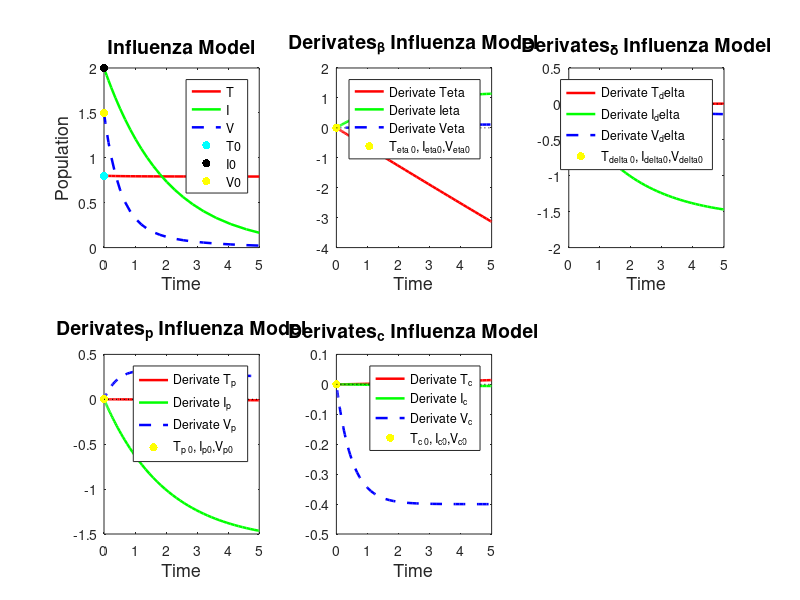

Here is the MATLAB script that generated this plot:
%%%%%%%%%%%%%%%%%%%%%%%%%%%%%%%%%%%
% Final master's degree dissertation
%   MADOBIS 2022/2023
% Study of differential models applied to biological processes
% Laura Alvarez Valle
% laura.av.1999@gmail.com
%%%%%%%%%%%%%%%%%%%%%%%%%%%%%%%%%%%

function Influenza

% We consider the ODES:
%   |T' = -beta*T*V
%   |I' = beta*T*V - delta*I
%   |V' = p*I - c*V

% DERIVATES:

%%% 
% beta:
%
%   |Tb' = -T*V -beta*T_b*V -beta*T*V_b
%   |Ib' = T*V + beta*T_b*V + beta*T*V_b - delta*I_b
%   |Vb' = p*I_b - c*V_b

%%% 
% delta:
%
%   |Td' = -beta*T_d*V -beta*T*V_d
%   |Id' = beta*T_d*V + beta*T*V_d -I - delta*I_d
%   |Vd' = p*I_d - c*V_d

%%%
% p:
%
%   |Tp' = -beta*T_p*V -beta*T*V_p
%   |Ip' = beta*T_p*V + beta*T*V_p - delta*I_p
%   |Vp' = I + p*I_p - c*V_p

%%%
% c:
%
%   |Tc' = -beta*T_c*V -beta*T*V_c
%   |Ic' = beta*T_c*V + beta*T*V_c - delta*I_c
%   |Vc' = p*I_c - V - c*V_c

%% Data
T0 = 0.8;
I0 = 2;
V0 = 1.50;
y0 = [T0; I0; V0];
TT = 5;
beta = 0.01;
delta = 0.5;
p = 0.2;
c = 2;

%% Original ODES

% Equation
f = @(t,y) [-beta*y(1)*y(3);  beta*y(1)*y(3) - delta*y(2);  p*y(2)-c*y(3)];
   
% Resolution
[times,y] = ode23(f,[0,TT],y0);

% Graphics
figure(1)
subplot(2,3,1)
plot(times, y(:,1), 'r-', 'LineWidth', 1.8) % Uninfected target cells
hold on
plot(times, y(:,2), 'g-', 'LineWidth', 1.8) % Productively infected cells
plot(times, y(:,3), 'b--', 'LineWidth', 1.8) % Infectious viral titer
plot(0,T0, 'c.', 'MarkerSize',18)
plot(0,I0, 'k.', 'MarkerSize',18)
plot(0,V0, 'y.', 'MarkerSize',18)
legend("T","I","V","T0","I0", "V0",  "Location","best")
title('Influenza Model','FontSize',14); xlabel('Time','FontSize',13); ylabel('Population','FontSize',13);
hold off

%% SDO BETA
%
y0b = [0;0;0]; %Initial derivate point

% Equation
fb = @(t,z) [-y(1)*y(3)-beta*z(1)*y(3)-beta*y(1)*z(3); ...
    y(1)*y(3)+beta*z(1)*y(3)-beta*y(1)*z(3)-delta*z(2);...
    p*z(2)-c*z(3)];
    
% Resolution
[timesb,yb] = ode45(fb,[0,TT],y0b);

% %Graphics
% 
% figure(2)
subplot(2,3,2)
plot(timesb, yb(:,1),'r-' ,'LineWidth', 1.8)
hold on
plot(timesb, yb(:,2),'g-' ,'LineWidth', 1.8)
plot(timesb, yb(:,3),'b--' ,'LineWidth', 1.8)
plot(0,0, 'y.', 'MarkerSize',18)
plot([0,TT], [0,0], ':k', 'LineWidth', 0.5)
legend("Derivate T_\beta","Derivate I_\beta","Derivate V_\beta","T_{\beta 0}, I_{\beta0},V_{\beta0}",  "Location","best")
title('Derivates_\beta Influenza Model','FontSize',14); xlabel('Time','FontSize',13);
hold off
shg

%% SDO DELTA
%
y0d = [0;0;0]; %Initial derivate point

%Function
fd = @(t,z) [ -beta*z(1)*y(3)-beta*y(1)*z(3);...
             beta*z(1)*y(3)+beta*y(1)*z(3)-y(2)-delta*z(2); ...
             p*z(2) - c*z(3)];

[timesd,yd] = ode45(fd,[0,TT],y0d);

% %Graphics
% 
% figure(3)
subplot(2,3,3)
plot(timesd, yd(:,1),'r-' ,'LineWidth', 1.8)
hold on
plot(timesd, yd(:,2),'g-' ,'LineWidth', 1.8)
plot(timesd, yd(:,3),'b--' ,'LineWidth', 1.8)
plot(0,0, 'y.', 'MarkerSize',18)
plot([0,TT], [0,0], ':k', 'LineWidth', 0.5)
legend("Derivate T_\delta","Derivate I_\delta","Derivate V_\delta","T_{\delta 0}, I_{\delta0},V_{\delta0}",  "Location","best")
title('Derivates_\delta Influenza Model','FontSize',14); xlabel('Time','FontSize',13);
hold off
shg

%% SDO p
%

%Function
fp = @(t,z) [ -beta*z(1)*y(3)-beta*y(1)*z(3);...
             beta*z(1)*y(3)+beta*y(1)*z(3)-y(2)-delta*z(2); ...
             y(2) + p*z(2) - c*z(3)];

[timesp,yp] = ode45(fp,[0,TT],y0d);
% 
% %Graphics
% 
% figure(4)
subplot(2,3,4)
plot(timesp, yp(:,1),'r-' ,'LineWidth', 1.8)
hold on
plot(timesp, yp(:,2),'g-' ,'LineWidth', 1.8)
plot(timesp, yp(:,3),'b--' ,'LineWidth', 1.8)
plot(0,0, 'y.', 'MarkerSize',18)
plot([0,TT], [0,0], ':k', 'LineWidth', 0.5)
legend("Derivate T_p","Derivate I_p","Derivate V_p","T_{p 0}, I_{p0},V_{p0}",  "Location","best")
title('Derivates_p Influenza Model','FontSize',14); xlabel('Time','FontSize',13);
hold off
shg

%% SDO c
%

%Function
fc = @(t,z) [ -beta*z(1)*y(3)-beta*y(1)*z(3);...
             beta*z(1)*y(3)+beta*y(1)*z(3)-delta*z(2); ...
             p*z(2)-y(3)-c*z(3)];

[timesc,yc] = ode45(fc,[0,TT],y0d);

% %Graphics
% 
% figure(5)

subplot(2,3,5)
plot(timesc, yc(:,1),'r-' ,'LineWidth', 1.8)
hold on
plot(timesc, yc(:,2),'g-' ,'LineWidth', 1.8)
plot(timesc, yc(:,3),'b--' ,'LineWidth', 1.8)
plot(0,0, 'y.', 'MarkerSize',18)
plot([0,TT], [0,0], ':k', 'LineWidth', 0.5)
legend("Derivate T_c","Derivate I_c","Derivate V_c","T_{c 0}, I_{c0},V_{c0}",  "Location","best")
title('Derivates_c Influenza Model','FontSize',14); xlabel('Time','FontSize',13);
hold off
shg

%% Interpolation

% Original
T = @(t) interp1(times, y(:,1), t) ;
I = @(t) interp1(times, y(:,2), t) ;
V = @(t) interp1(times, y(:,3), t) ;

% beta
Tb = @(t) interp1(timesb, yb(:,1), t) ;
Ib = @(t) interp1(timesb, yb(:,2), t) ;
Vb = @(t) interp1(timesb, yb(:,3), t) ;

% delta
Td = @(t) interp1(timesd, yd(:,1), t) ;
Id = @(t) interp1(timesd, yd(:,2), t) ;
Vd = @(t) interp1(timesd, yd(:,3), t) ;

% p
Tp = @(t) interp1(timesp, yp(:,1), t) ;
Ip = @(t) interp1(timesp, yp(:,2), t) ;
Vp = @(t) interp1(timesp, yp(:,3), t) ;

% c
Tc = @(t) interp1(timesc, yc(:,1), t) ;
Ic = @(t) interp1(timesc, yc(:,2), t) ;
Vc = @(t) interp1(timesc, yc(:,3), t) ;


%% Sensitivity matrix

t = linspace(0,TT,5);
t = t(2:end); %time-points vector
lent  = length(t);
np = 4; % number of parameters


% T: Uninfected target cells

ST = zeros(lent, np);

for i = 1:lent
    for j = 1:np
        if j == 1
            ST(i,j) = Tb(t(i));
        elseif j == 2
            ST(i,j) = Td(t(i));
        elseif j == 3
            ST(i,j) = Tp(t(i));
        else
            ST(i,j) = Tc(t(i));
        end

    end

end

disp("Uninfected cells sensivity matrix: ")
disp(ST)

% Eigenvalues
A1 = ST'*ST;
[V1,E1] = eig(A1);
disp("ST Eigenvectors Matrix:")
disp(V1) %eigen vector matrix
disp("ST Eigenvalues Matrix:")
disp(E1) %eigen values matrix

% Tuning method
for i = 1:np
    a = norm(ST(:,i));
    fprintf("Column %1.0f norm = %3.7f \n", i, a)
end

%Correlation method
corST = corr(A1);
disp("ST Correlation Matrix:")
disp(corST)

% I: Infected target cells

SI = zeros(lent, np);

for i = 1:lent
    for j = 1:np
        if j == 1
            SI(i,j) = Ib(t(i));
        elseif j == 2
            SI(i,j) = Id(t(i));
        elseif j == 3
            SI(i,j) = Ip(t(i));
        else
            SI(i,j) = Ic(t(i));
        end

    end

end

disp("Infected cells sensivity matrix: ")
disp(SI)

% Eigenvalues
A2 = SI'*SI;
[V2,E2] = eig(A2);
disp("SI Eigenvectors Matrix:")
disp(V2) %eigen vector matrix
disp("SI Eigenvalues Matrix:")
disp(E2) %eigen values matrix

% Tuning method
for i = 1:np
    a = norm(SI(:,i));
    fprintf("Column %1.0f norm = %3.7f \n", i, a)
end

%Correlation method
corSI = corr(A2);
disp("SI Correlation Matrix:")
disp(corSI)

% V: Virus titer

SV = zeros(lent, np);

for i = 1:lent
    for j = 1:np
        if j == 1
            SV(i,j) = Vb(t(i));
        elseif j == 2
            SV(i,j) = Vd(t(i));
        elseif j == 3
            SV(i,j) = Vp(t(i));
        else
            SV(i,j) = Vc(t(i));
        end

    end

end

disp("Virus sensivity matrix: ")
disp(SV)

% Eigenvalues
A3 = SV'*SV;
[V3,E3] = eig(A3);
disp("SV Eigenvectors Matrix:")
disp(V3) %eigen vector matrix
disp("SV Eigenvalues Matrix:")
disp(E3) %eigen values matrix

% Tuning method
for i = 1:np
    a = norm(SV(:,i));
    fprintf("Column %1.0f norm = %3.7f \n", i, a)
end

%Correlation method
corSV = corr(A3);
disp("SV Correlation Matrix:")
disp(corSV)

% Uninfected + Infected
STI = zeros(2*lent, np);

%Matrix:
for i = 1:lent
    STI(2*i-1, :) = ST(i, :);
    STI(2*i, :) = SI(i, :);
end

disp("Uninfected + Infected sensivity matrix: ")
disp(STI)

% Eigenvalues
A4 = STI'*STI;
[V4,E4] = eig(A4);
disp("STI Eigenvectors Matrix:")
disp(V4) %eigen vector matrix
disp("STI Eigenvalues Matrix:")
disp(E4) %eigen values matrix

% Tuning method
for i = 1:np
    a = norm(STI(:,i));
    fprintf("Column %1.0f norm = %3.7f \n", i, a)
end

%Correlation method
corSTI = corr(A4);
disp("STI Correlation Matrix:")
disp(corSTI)

% Uninfected + Virus
STV = zeros(2*lent, np);

%Matrix:
for i = 1:lent
    STV(2*i-1, :) = ST(i, :);
    STV(2*i, :) = SV(i, :);
end
disp("Uninfected + Virus sensivity matrix: ")
disp(STV)

% Eigenvalues
A5 = STV'*STV;
[V5,E5] = eig(A5);
disp("STV Eigenvectors Matrix:")
disp(V5) %eigen vector matrix
disp("STV Eigenvalues Matrix:")
disp(E5) %eigen values matrix

% Tuning method
for i = 1:np
    a = norm(STV(:,i));
    fprintf("Column %1.0f norm = %3.7f \n", i, a)
end

%Correlation method
corSTV = corr(A5);
disp("STI Correlation Matrix:")
disp(corSTV)

% Infected + Virus
SIV = zeros(2*lent, np);

%Matrix:
for i = 1:lent
    SIV(2*i-1, :) = SI(i, :);
    SIV(2*i, :) = SV(i, :);
end

disp("Infected + Virus sensivity matrix: ")
disp(SIV)

% Eigenvalues
A6 = SIV'*SIV;
[V6,E6] = eig(A6);
disp("SIV Eigenvectors Matrix:")
disp(V6) %eigen vector matrix
disp("SIV Eigenvalues Matrix:")
disp(E6) %eigen values matrix

% Tuning method
for i = 1:np
    a = norm(SIV(:,i));
    fprintf("Column %1.0f norm = %3.7f \n", i, a)
end

%Correlation method
corSIV = corr(A6);
disp("SIV Correlation Matrix:")
disp(corSIV)

% Mixed Matrix: Uninfected + Infected + Virus
STIV = zeros(3*lent, np);

%Matrix:
for i = 1:lent
    STIV(3*i-2, :) = ST(i, :);
    STIV(3*i-1, :) = SI(i, :);
    STIV(3*i, :) = SV(i, :);
end

disp("Mixed sensivity matrix: ")
disp(STIV)

% Eigenvalues
A7 = STIV'*STIV;
[V7,E7] = eig(A7);
disp("STIV Eigenvectors Matrix:")
disp(V7) %eigenvector matrix
disp("STIV Eigenvalues Matrix:")
disp(E7) %eigenvalues matrix

% Tuning method
for i = 1:np
    a = norm(STIV(:,i));
    fprintf("Column %1.0f norm = %3.7f \n", i, a)
end

%Correlation method
corSTIV = corr(A7);
disp("STIV Correlation Matrix:")
disp(corSTIV)

end